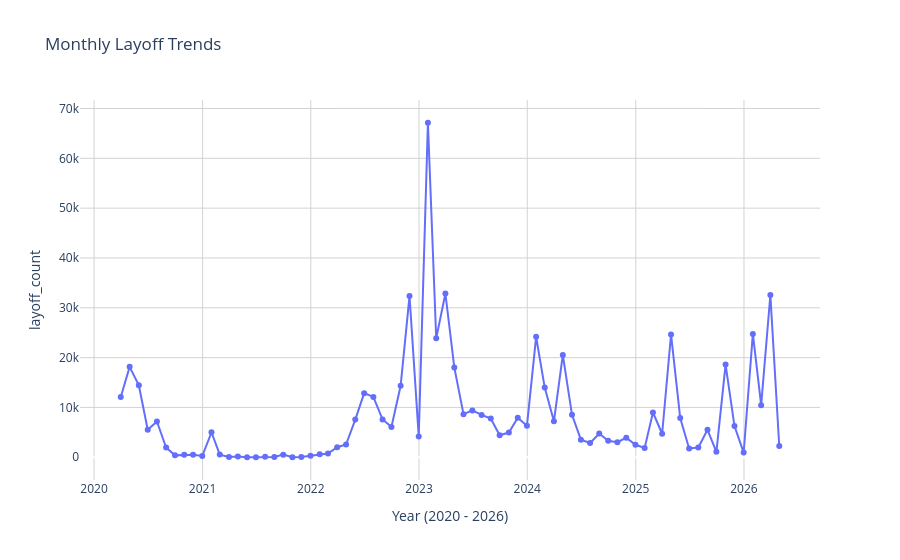

Notebook code for this chart:
### Markdown cell above
## 2. Aditi: Goal 2
How did layoffs trend over time?

### Code cell
# 2. AGGREGATE
# Create a dataframe grouped by Quarter for broader trend visibility
quarterly_df = df.groupby(pd.Grouper(key='date', freq='QE'))['layoff_count'].sum().reset_index()



# 3. CALCULATE YoY CHANGE (Example for Monthly)
monthly_df = df.groupby(pd.Grouper(key='date', freq='ME'))['layoff_count'].sum().reset_index()
monthly_df['year'] = monthly_df['date'].dt.year
monthly_df['month'] = monthly_df['date'].dt.month
# Compare current month to same month last year
monthly_df['YoY_Change'] = monthly_df.groupby(['month'])['layoff_count'].pct_change()



# 4. PLOTTING (Google Trends Style)
fig = px.line(
    monthly_df,
    x='date',
    y='layoff_count',
    title='Monthly Layoff Trends',
    markers=True
)



fig.update_layout(
    hovermode='x unified',        # Provides the clean, vertical interactive line
    plot_bgcolor='white',
    xaxis=dict(
        title="Year (2020 - 2026)",
        tickformat="%Y",             # Displays only the year
        dtick="M12",                 # Forces a tick mark every 12 months
        showgrid=True,
        gridcolor='lightgray',
        rangeslider=dict(visible=False)
    ),
    yaxis=dict(showgrid=True, gridcolor='lightgray')

)



fig.show()
